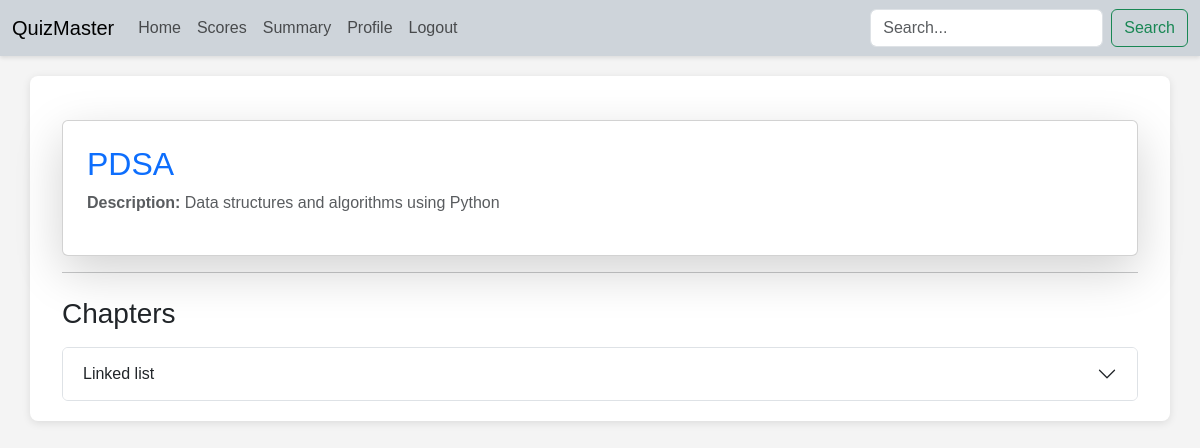
Page /subject/2 (signed in) on the committed database.
### models.py (models this page shows, shortened)
class Subject(db.Model):
    id = db.Column(db.Integer, primary_key=True)
    subject_name = db.Column(db.String(92), unique=True, nullable=False)
    subject_description = db.Column(db.String(256), nullable=True)

class Chapter(db.Model):
    id = db.Column(db.Integer, primary_key=True)
    chapter_name = db.Column(db.String(92), unique=True, nullable=False)
    chapter_description = db.Column(db.String(256), nullable=True)
    subject_id = db.Column(db.Integer, db.ForeignKey('subject.id'), nullable=False)
    subject = db.relationship('Subject', backref=db.backref('chapters', lazy=True, cascade='all, delete'))
    quizzes = db.relationship('Quiz', back_populates='chapter', lazy=True, cascade='all, delete-orphan')

### controller/routes.py (the view)
@app.route('/subject/<int:subject_id>', methods=['GET'])
@auth_required
def view_subject(subject_id):
    subject = Subject.query.get_or_404(subject_id)
    return render_template('search/subject_details.html', subject=subject)

### controller/routes.py (called while the page is built)
def auth_required(func):
    @wraps(func)
    def inner(*args, **kwargs):
        if 'user_id' not in session:
            flash("Please login to continue")
            return redirect(url_for('login'))
        if session.get('is_admin'):
            return redirect(url_for('admin'))
        return func(*args, **kwargs)
    inner.__name__ = func.__name__
    return inner

### templates/search/subject_details.html (shortened to what this page needs)
{% extends 'layout.html' %}
{% block content %}
<div class="container mt-4">
    <div class="card shadow-lg p-4">
        <h2 class="text-primary">{{ subject.subject_name }}</h2>
        <p class="text-muted"><strong>Description:</strong> {{ subject.subject_description }}</p>
    </div>
    <hr>
    <h3 class="mt-4"> Chapters</h3>
    {% if subject.chapters %}
        <div class="accordion mt-3" id="chaptersAccordion">
            {% for chapter in subject.chapters %}
                <div class="accordion-item">
                    <h2 class="accordion-header" id="heading{{ chapter.id }}">
                        <button class="accordion-button collapsed" type="button" data-bs-toggle="collapse" data-bs-target="#collapse{{ chapter.id }}" aria-expanded="false">
                            {{ chapter.chapter_name }}
                        </button>
                    </h2>
                </div>
            {% endfor %}
        </div>
    {% else %}
        <div class="alert alert-warning mt-3">No chapters available for this subject.</div>
    {% endif %}
</div>
{% endblock %}

### templates/layout.html (style rules this page uses)
html, body { margin: 0; padding: 0; background-color: #f4f4f4; font-family: 'Arial', sans-serif; }

### rows in the picture
Subject: subject_name "PDSA", subject_description "Data structures and algorithms using Python"
Chapter: chapter_name "Linked list"
